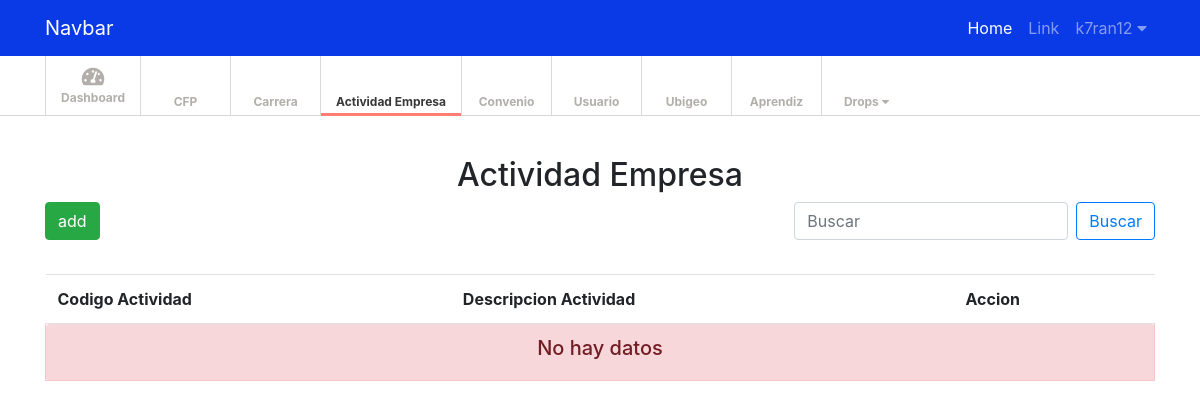
The page /actividadEmpresa (signed in) on the database as committed earlier.
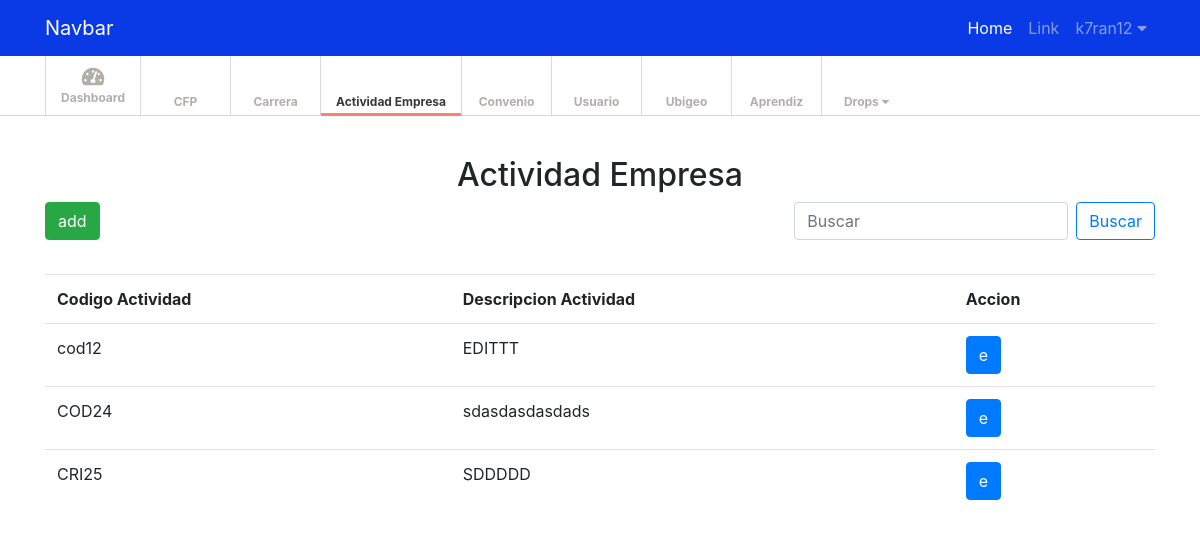
The same page on the database as committed later.
### tables this page shows
CREATE TABLE `actvidadempresa` (
  `id_ae` int(11) NOT NULL,
  `codigo_ae` char(5) DEFAULT NULL,
  `descripcion_ae` text
);

### model/conexion_model.php (called while the page is built, shortened)
<?php
	class conexion_model
	{
		private $host = "localhost";
		private $user = "root";
		private $pass = "";
		private $bd = "sistemapva";
		public function conectar(){
			$con = mysqli_connect($this->host, $this->user, $this->pass, $this->bd);
			mysqli_set_charset ( $con , 'utf8' );
			return $con;
		}
	}

### model/actividad_empresa_model.php (called while the page is built, shortened)
<?php
	require_once("conexion_model.php");
	class actividad_empresa_model extends conexion_model
	{
		private $con;
		function __construct()
		{
			$this->con = parent::conectar();
		}
		public function mostrar_actividad_empresa()
		{
			$consulta = "SELECT * FROM actvidadempresa ORDER BY codigo_ae LIMIT 10";
			$query = mysqli_query($this->con, $consulta);
			$array_actividad_empresa = array();
			while ($datos = mysqli_fetch_assoc($query))
			{
				$array['id_ae'] = $datos['id_ae'];
				$array['codigo_ae'] = $datos['codigo_ae'];
				$array['descripcion_ae'] = $datos['descripcion_ae'];
				array_push($array_actividad_empresa, $array);
			}
			return $array_actividad_empresa;
		}
	}

### view/actividad_empresa_view.php (the view, shortened to what this page needs)
<?php
	require_once("model/ubigeo_model.php");
  require_once("model/actividad_empresa_model.php");
  $actividad_empresa_model = new actividad_empresa_model();
 ?>
<center><h2>Actividad Empresa</h2></center>
<div style="float: left;">
     <button type="button" class="btn btn-success my-2 my-sm-0" data-toggle="modal" data-target=".agregar_actividad_empresa">add</button>
</div>
<div style="float: right;">
	<form class="form-inline my-2 my-lg-0" action="actividadEmpresa" method="POST">
      <input name="buscar" class="form-control mr-sm-2" type="search" placeholder="Buscar" aria-label="Search">
      <button class="btn btn-outline-primary my-2 my-sm-0" type="submit">Buscar</button>
    </form>
</div><br><br><br>
<?php
  if (!empty($_POST['buscar'])) {
    $buscar = $_POST['buscar'];
    $datos_carrera = $actividad_empresa_model->buscar_actividad_empresa($buscar);
    if (!empty($datos_carrera)) {
      ?>
      <table class="table table-hover">
          <tr>
            <th>Codigo Actividad</th>
            <th>Descripcion Actividad</th>
            <th>Accion</th>
          </tr>
      <?php
      foreach ($datos_carrera as $value) {
        ?>
          <tr>
            <td style="display: none;" class="datos_actividad_empresa_editar"><?php echo $value['id_ae'] ?></td>
            <td class="datos_actividad_empresa_editar"><?php echo $value['codigo_ae'] ?></td>
            <td class="datos_actividad_empresa_editar"><?php echo $value['descripcion_ae'] ?></td>
            <td><button type="button" class="btn btn-primary editar_actividad_empresa" data-toggle="modal" data-target=".editar_actividad_empresa_modal">e</button></td>
          </tr>
        <?php
      }
      ?>
      </table>
      <?php
    }
    else{
      ?>
      <table class="table table-hover">
         <tr>
            <th>Codigo Actividad</th>
            <th>Descripcion Actividad</th>
            <th>Accion</th>
          </tr>
        <tr>
          <td class="alert alert-danger" role="alert" colspan="3"><center><h5>No hay datos</h5></center></td>
        </tr>
      </table>
      <?php
    }
  }
  else{
    $datos_ae = $actividad_empresa_model->mostrar_actividad_empresa();
    if (!empty($datos_ae)) {
      ?>
      <table class="table table-hover">
          <tr>
            <th>Codigo Actividad</th>
            <th>Descripcion Actividad</th>
            <th>Accion</th>
          </tr>
      <?php
      foreach ($datos_ae as $value) {
        ?>
          <tr>
            <td class="datos_actividad_empresa_editar"><?php echo $value['codigo_ae'] ?></td>
            <td class="datos_actividad_empresa_editar"><?php echo $value['descripcion_ae'] ?></td>
            <td><button type="button" class="btn btn-primary editar_actividad_empresa" data-toggle="modal" data-target=".editar_actividad_empresa_modal">e</button></td>
          </tr>
        <?php
      }
      ?>
      </table>
      <?php
    }
    else{
      ?>
      <table class="table table-hover">
          <tr>
            <th>Codigo Actividad</th>
            <th>Descripcion Actividad</th>
            <th>Accion</th>
          </tr>
        <tr>
          <td class="alert alert-danger" role="alert" colspan="3"><center><h5>No hay datos</h5></center></td>
        </tr>
      </table>
      <?php
    }
  }
 ?>

Rows that differ between the two databases and show on the page:
added actvidadempresa: codigo_ae "cod12", descripcion_ae "EDITTT"
added actvidadempresa: codigo_ae "COD24", descripcion_ae "sdasdasdasdads"
added actvidadempresa: codigo_ae "CRI25", descripcion_ae "SDDDDD"
Other text that changed with them:
text no longer shown: "No hay datos"
